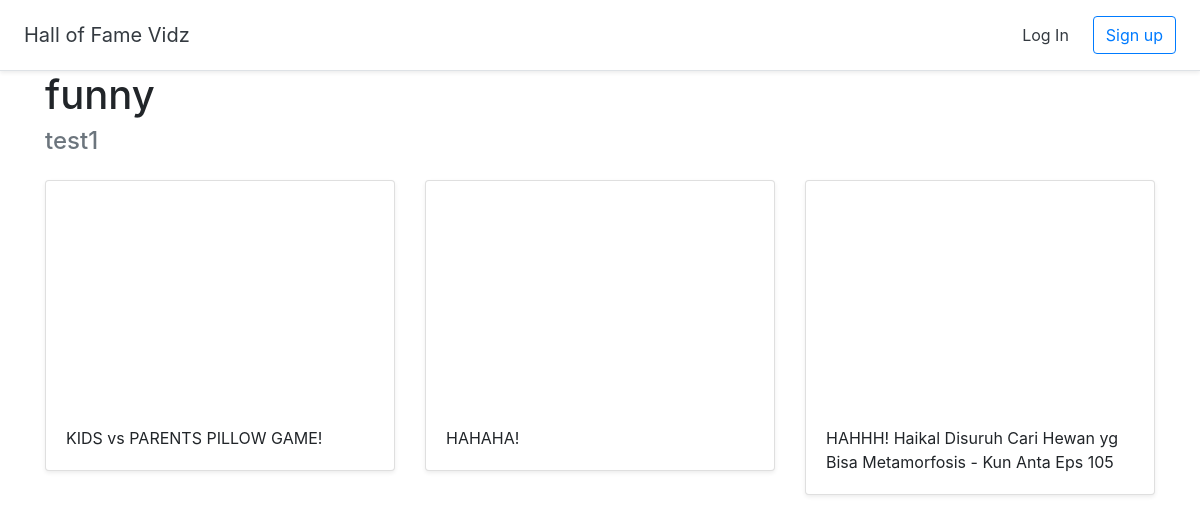
Screenshot of /halloffame/2 with the database file from the repository.
### halls/models.py (models this page shows)
class Hall(models.Model):
	title = models.CharField(max_length=255)
	user = models.ForeignKey(User, on_delete=models.CASCADE)

class Video(models.Model):
	title = models.CharField(max_length=255)
	url = models.URLField()
	youtube_id = models.CharField(max_length=255)
	hall = models.ForeignKey(Hall, on_delete=models.CASCADE)

### halls/views.py (the view)
# urls.py: path('halloffame/<int:pk>', views.DetailHall.as_view(), name='detail_hall'),
class DetailHall(generic.DetailView):
    model = Hall
    template_name = 'halls/detail_hall.html'

### halls/templates/halls/detail_hall.html (shortened to what this page needs)
{% extends 'halls/base.html' %}
{% block content %}
<div class="container">
	<h1>{{ hall.title }}</h1>
	<h4 class="text-muted">{{ hall.user.username }}</h4>
		<div class="row">
			{% for video in hall.video_set.all%}
				<div class="col-md-4 mt-3">
					<div class="card mb-4 shadow-sm">
						<iframe width="100%" height="225" src="https://www.youtube.com/embed/{{ video.youtube_id }}" frameborder="0" allow="accelerometer; autoplay; encrypted-media; gyroscope; picture-in-picture" allowfullscreen></iframe>
						<div class="card-body">
							<p class="card-text">{{ video.title }}</p>
						</div>
					</div>
				</div>
			{% endfor %}
		</div>
</div>
{% endblock %}

### rows the page displays
Hall: title "funny", user.username "test1"
Video: title "KIDS vs PARENTS PILLOW GAME!"
Video: title "HAHAHA!"
Video: title "HAHHH! Haikal Disuruh Cari Hewan yg Bisa Metamorfosis - Kun Anta Eps 105"
